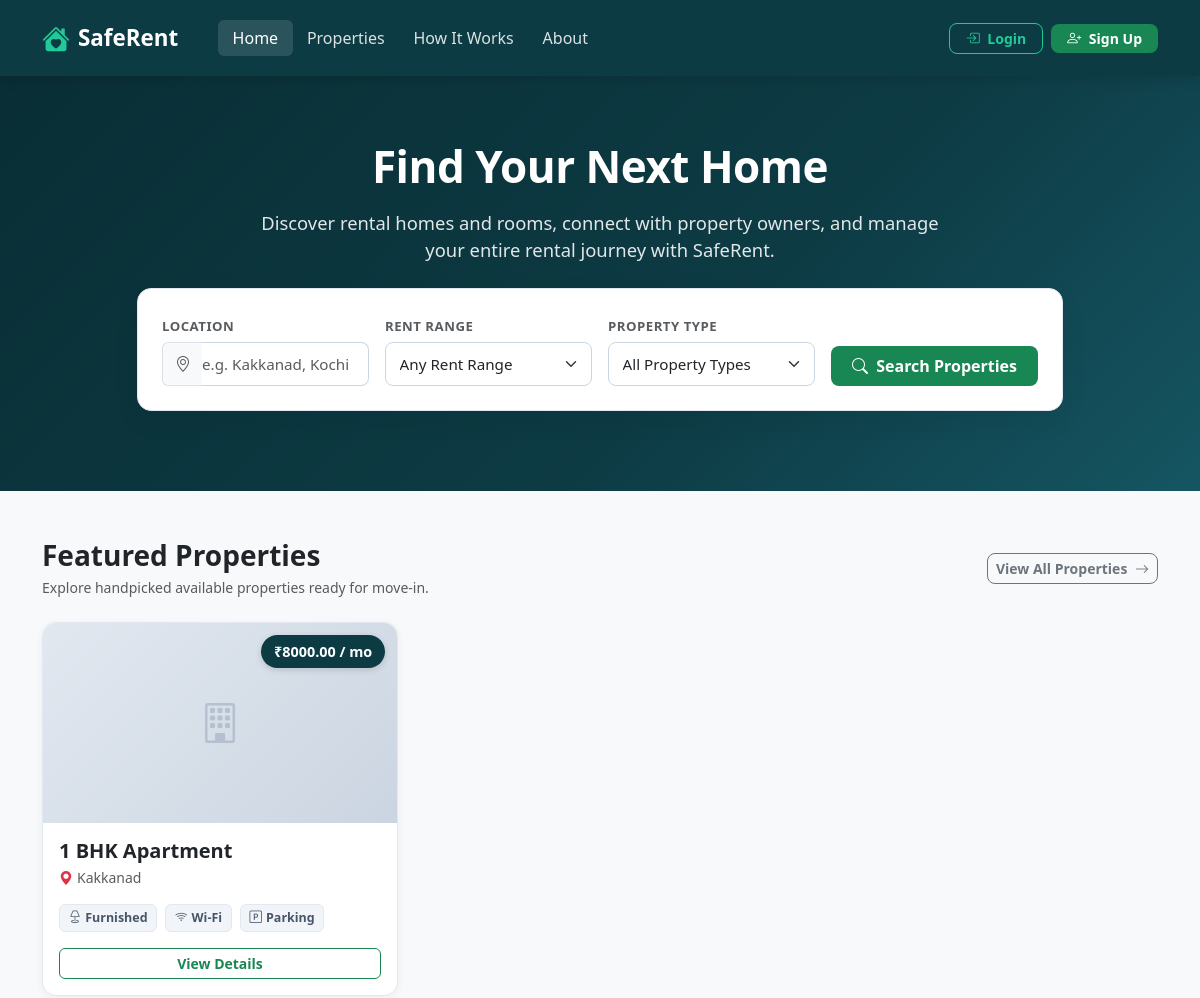
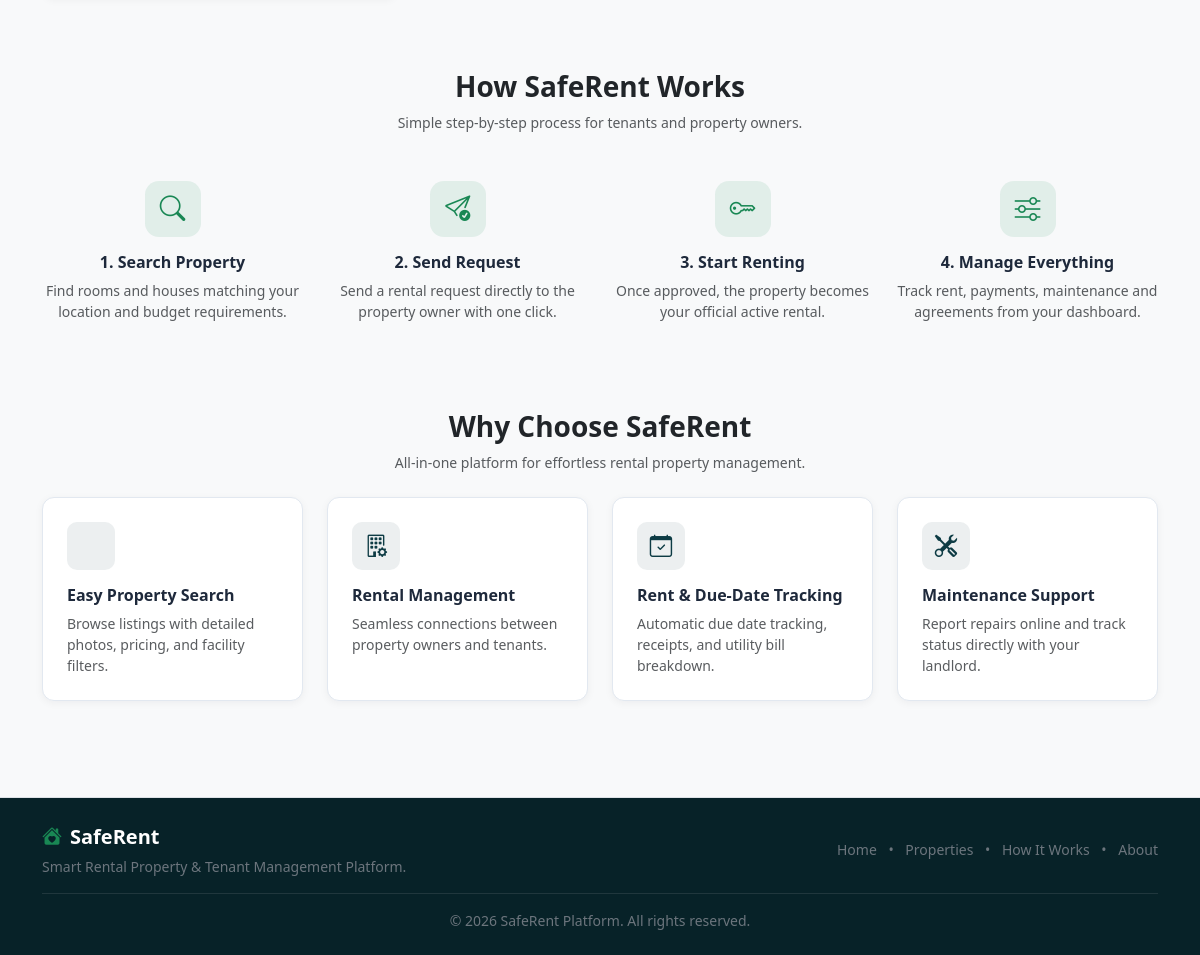
The page / on the database its author committed (2 pictures, top to bottom).
### core/models.py (models this page shows, shortened)
class Property(models.Model):
    PROPERTY_TYPE_CHOICES = [
        ('APARTMENT', 'Apartment'),
        ('HOUSE', 'House'),
        ('ROOM', 'Single Room'),
        ('SHARED', 'Shared Room'),
    ]
    FURNISHED_STATUS_CHOICES = [
        ('FURNISHED', 'Furnished'),
        ('SEMI', 'Semi-Furnished'),
        ('UNFURNISHED', 'Unfurnished'),
    ]
    owner = models.ForeignKey(
        settings.AUTH_USER_MODEL,
        on_delete=models.CASCADE,
        related_name='properties',
        help_text="Property owner user"
    )
    title = models.CharField(max_length=200, help_text="Property listing title")
    description = models.TextField(help_text="Detailed description of the property")
    location = models.CharField(max_length=100, help_text="City / Area / Locality")
    address = models.TextField(help_text="Full address of the property")
    monthly_rent = models.DecimalField(
        max_digits=10,
        decimal_places=2,
        help_text="Monthly rent amount in ₹"
    )
    security_deposit = models.DecimalField(
        max_digits=10,
        decimal_places=2,
        default=0,
        help_text="Security deposit amount in ₹"
    )
    property_type = models.CharField(
        max_length=20,
        choices=PROPERTY_TYPE_CHOICES,
        default='APARTMENT'
    )
    bedrooms = models.PositiveIntegerField(default=1)
    bathrooms = models.PositiveIntegerField(default=1)
    furnished_status = models.CharField(
        max_length=20,
        choices=FURNISHED_STATUS_CHOICES,
        default='UNFURNISHED'
    )
    wifi_available = models.BooleanField(default=False, verbose_name="Wi-Fi Available")
    parking_available = models.BooleanField(default=False, verbose_name="Parking Available")
    other_amenities = models.TextField(
        blank=True,
        help_text="Other facilities (e.g. Gym, Power Backup, Elevator, Security)"
    )
    is_available = models.BooleanField(default=True, verbose_name="Available for Rent")
    created_at = models.DateTimeField(auto_now_add=True)
    updated_at = models.DateTimeField(auto_now=True)
    class Meta:
        ordering = ['-created_at']
        verbose_name = "Property"
        verbose_name_plural = "Properties"
    @property
    def main_image(self):
        first_img = self.images.first()
        return first_img.image.url if first_img else None

### core/views.py (the view)
# urls.py: path('', views.home, name='home'),
def home(request):
    featured_properties = Property.objects.filter(is_available=True).order_by('-created_at')[:6]
    return render(request, 'core/home.html', {
        'featured_properties': featured_properties
    })

### core/templates/core/home.html (shortened to what this page needs)
{% extends 'base.html' %}
{% load static %}
{% block content %}
<div class="sr-hero-wrapper text-center mb-5">
    <div class="container">
        <h1 class="sr-hero-title mb-3">Find Your Next Home</h1>
        <p class="sr-hero-subtitle mb-4">
            Discover rental homes and rooms, connect with property owners, and manage your entire rental journey with SafeRent.
        </p>
        <div class="row justify-content-center">
            <div class="col-lg-10">
                <div class="sr-search-card text-start">
                    <form action="{% url 'core:properties' %}" method="GET">
                        <div class="row g-3 align-items-end">
                            <div class="col-md-3">
                                <label for="searchLocation" class="form-label fw-semibold small text-muted">Location</label>
                                <div class="input-group">
                                    <span class="input-group-text bg-light border-end-0 text-muted">
                                        <i class="bi bi-geo-alt"></i>
                                    </span>
                                    <input type="text" name="location" class="form-control border-start-0 ps-0" id="searchLocation" placeholder="e.g. Kakkanad, Kochi">
                                </div>
                            </div>
                            <div class="col-md-3">
                                <label for="searchRent" class="form-label fw-semibold small text-muted">Rent Range</label>
                                <select name="rent_range" class="form-select" id="searchRent">
                                    <option value="" selected>Any Rent Range</option>
                                </select>
                            </div>
                            <div class="col-md-3">
                                <label for="searchType" class="form-label fw-semibold small text-muted">Property Type</label>
                                <select name="property_type" class="form-select" id="searchType">
                                    <option value="ALL" selected>All Property Types</option>
                                </select>
                            </div>
                            <div class="col-md-3">
                                <button type="submit" class="btn sr-btn-primary w-100 py-2">
                                    <i class="bi bi-search me-1"></i> Search Properties
                                </button>
                            </div>
                        </div>
                    </form>
                </div>
            </div>
        </div>
    </div>
</div>
<div class="container">
    <section class="mb-5">
        <div class="d-flex align-items-center justify-content-between mb-4">
            <div>
                <h3 class="fw-bold text-dark mb-1">Featured Properties</h3>
                <p class="text-muted small mb-0">Explore handpicked available properties ready for move-in.</p>
            </div>
            <a href="{% url 'core:properties' %}" class="btn btn-outline-secondary btn-sm rounded-3 fw-semibold">
                View All Properties <i class="bi bi-arrow-right ms-1"></i>
            </a>
        </div>
        {% if featured_properties %}
            <div class="row g-4">
                {% for property in featured_properties %}
                    <div class="col-md-4">
                        <div class="sr-property-card h-100 d-flex flex-column">
                            <div class="sr-property-img-placeholder position-relative" style="height: 200px; overflow: hidden; background-color: #f8f9fa;">
                                {% if property.main_image %}
                                    <img src="{{ property.main_image }}" class="w-100 h-100 object-fit-cover" alt="{{ property.title }}">
                                {% else %}
                                    <div class="d-flex align-items-center justify-content-center h-100 text-secondary">
                                        <i class="bi bi-building fs-1 opacity-50"></i>
                                    </div>
                                {% endif %}
                                <span class="sr-rent-badge">₹{{ property.monthly_rent }} / mo</span>
                            </div>
                            <div class="p-3 d-flex flex-column flex-grow-1">
                                <h5 class="fw-bold text-dark mb-1 text-truncate" title="{{ property.title }}">{{ property.title }}</h5>
                                <p class="text-muted small mb-3 text-truncate">
                                    <i class="bi bi-geo-alt-fill text-danger me-1"></i>{{ property.location }}
                                </p>
                                <div class="d-flex flex-wrap gap-2 mb-3">
                                    <span class="sr-facility-badge"><i class="bi bi-lamp me-1"></i>{{ property.get_furnished_status_display }}</span>
                                    {% if property.wifi_available %}
                                        <span class="sr-facility-badge"><i class="bi bi-wifi me-1"></i>Wi-Fi</span>
                                    {% endif %}
                                    {% if property.parking_available %}
                                        <span class="sr-facility-badge"><i class="bi bi-p-square me-1"></i>Parking</span>
                                    {% endif %}
                                </div>
                                <div class="mt-auto">
                                    <a href="{% url 'core:public_property_detail' property.pk %}" class="btn btn-outline-success btn-sm w-100 fw-semibold rounded-2">
                                        View Details
                                    </a>
                                </div>
                            </div>
                        </div>
                    </div>
                {% endfor %}
            </div>
        {% endif %}
    </section>
    <section class="py-4 my-4">
        <div class="text-center mb-5">
            <h3 class="fw-bold text-dark mb-2">How SafeRent Works</h3>
            <p class="text-muted small">Simple step-by-step process for tenants and property owners.</p>
        </div>
        <div class="row g-4 text-center">
            <div class="col-md-3">
                <div class="d-flex flex-column align-items-center">
                    <div class="sr-step-icon">
                        <i class="bi bi-search"></i>
                    </div>
                    <h6 class="fw-bold mb-2">1. Search Property</h6>
                    <p class="text-muted small">Find rooms and houses matching your location and budget requirements.</p>
                </div>
            </div>
            <div class="col-md-3">
                <div class="d-flex flex-column align-items-center">
                    <div class="sr-step-icon">
                        <i class="bi bi-send-check"></i>
                    </div>
                    <h6 class="fw-bold mb-2">2. Send Request</h6>
                    <p class="text-muted small">Send a rental request directly to the property owner with one click.</p>
                </div>
            </div>
            <div class="col-md-3">
                <div class="d-flex flex-column align-items-center">
                    <div class="sr-step-icon">
                        <i class="bi bi-key"></i>
                    </div>
                    <h6 class="fw-bold mb-2">3. Start Renting</h6>
                    <p class="text-muted small">Once approved, the property becomes your official active rental.</p>
                </div>
            </div>
            <div class="col-md-3">
                <div class="d-flex flex-column align-items-center">
                    <div class="sr-step-icon">
                        <i class="bi bi-sliders"></i>
                    </div>
                    <h6 class="fw-bold mb-2">4. Manage Everything</h6>
                    <p class="text-muted small">Track rent, payments, maintenance and agreements from your dashboard.</p>
                </div>
            </div>
        </div>
    </section>
    <section class="my-5">
        <div class="text-center mb-4">
            <h3 class="fw-bold text-dark mb-2">Why Choose SafeRent</h3>
            <p class="text-muted small">All-in-one platform for effortless rental property management.</p>
        </div>
        <div class="row g-4">
            <div class="col-md-6 col-lg-3">
                <div class="sr-feature-card h-100">
                    <div class="sr-feature-icon mb-3">
                    </div>
                    <h6 class="fw-bold mb-2">Easy Property Search</h6>
                    <p class="text-muted small mb-0">Browse listings with detailed photos, pricing, and facility filters.</p>
                </div>
            </div>
            <div class="col-md-6 col-lg-3">
                <div class="sr-feature-card h-100">
                    <div class="sr-feature-icon mb-3">
                        <i class="bi bi-building-gear"></i>
                    </div>
                    <h6 class="fw-bold mb-2">Rental Management</h6>
                    <p class="text-muted small mb-0">Seamless connections between property owners and tenants.</p>
                </div>
            </div>
            <div class="col-md-6 col-lg-3">
                <div class="sr-feature-card h-100">
                    <div class="sr-feature-icon mb-3">
                        <i class="bi bi-calendar-check"></i>
                    </div>
                    <h6 class="fw-bold mb-2">Rent &amp; Due-Date Tracking</h6>
                    <p class="text-muted small mb-0">Automatic due date tracking, receipts, and utility bill breakdown.</p>
                </div>
            </div>
            <div class="col-md-6 col-lg-3">
                <div class="sr-feature-card h-100">
                    <div class="sr-feature-icon mb-3">
                        <i class="bi bi-tools"></i>
                    </div>
                    <h6 class="fw-bold mb-2">Maintenance Support</h6>
                    <p class="text-muted small mb-0">Report repairs online and track status directly with your landlord.</p>
                </div>
            </div>
        </div>
    </section>
</div>
{% endblock %}

### static/css/style.css (style rules this page uses)
:root { --sr-dark-teal: #0d3b44; --sr-dark-teal-hover: #07282e; --sr-green-accent: #198754; --sr-green-accent-hover: #146c43; --sr-light-bg: #f8f9fa; --sr-card-bg: #ffffff; --sr-text-dark: #1e293b; --sr-text-muted: #64748b; --sr-border-color: #e2e8f0; --sr-shadow-sm: 0 2px 8px rgba(15, 23, 42, 0.05); --sr-shadow-md: 0 10px 25px rgba(15, 23, 42, 0.08); }
body { background-color: var(--sr-light-bg); color: var(--sr-text-dark); font-family: 'Segoe UI', Roboto, -apple-system, BlinkMacSystemFont, sans-serif; min-height: 100vh; display: flex; flex-direction: column; }
.sr-btn-primary { background-color: var(--sr-green-accent); color: #ffffff !important; font-weight: 600; border-radius: 8px; border: none; transition: all 0.2s ease; }
.sr-hero-wrapper { background: linear-gradient(135deg, #092e35 0%, var(--sr-dark-teal) 60%, #155562 100%); color: #ffffff; padding: 4rem 1rem 5rem 1rem; }
.sr-hero-title { font-weight: 800; font-size: 2.75rem; letter-spacing: -0.5px; }
.sr-hero-subtitle { font-size: 1.15rem; color: rgba(255, 255, 255, 0.88); max-width: 680px; margin: 0 auto; }
.sr-search-card { background: #ffffff; border-radius: 14px; box-shadow: var(--sr-shadow-md); padding: 1.5rem; border: 1px solid var(--sr-border-color); }
.sr-search-card label { font-size: 0.825rem; font-weight: 700; text-transform: uppercase; letter-spacing: 0.5px; color: var(--sr-text-dark); margin-bottom: 0.35rem; }
.sr-search-card .form-control, .sr-search-card .form-select { border-radius: 8px; border: 1px solid #cbd5e1; padding: 0.6rem 0.85rem; font-size: 0.95rem; }
.sr-property-card { background: #ffffff; border-radius: 14px; border: 1px solid var(--sr-border-color); box-shadow: var(--sr-shadow-sm); overflow: hidden; transition: transform 0.2s ease, box-shadow 0.2s ease; }
.sr-property-img-placeholder { height: 190px; background: linear-gradient(135deg, #e2e8f0 0%, #cbd5e1 100%); display: flex; align-items: center; justify-content: center; position: relative; }
.sr-property-img-placeholder i { font-size: 3.5rem; color: #94a3b8; }
.sr-rent-badge { position: absolute; top: 12px; right: 12px; background-color: var(--sr-dark-teal); color: #ffffff; font-weight: 700; font-size: 0.9rem; padding: 0.35rem 0.8rem; border-radius: 20px; box-shadow: 0 2px 6px rgba(0,0,0,0.15); }
.sr-facility-badge { background-color: #f1f5f9; color: #475569; font-size: 0.78rem; font-weight: 600; padding: 0.3em 0.7em; border-radius: 6px; border: 1px solid #e2e8f0; }
.sr-step-icon { width: 56px; height: 56px; border-radius: 14px; background-color: rgba(25, 135, 84, 0.1); color: var(--sr-green-accent); display: flex; align-items: center; justify-content: center; font-size: 1.6rem; margin-bottom: 1rem; }
.sr-feature-card { background: #ffffff; border-radius: 12px; border: 1px solid var(--sr-border-color); padding: 1.5rem; box-shadow: var(--sr-shadow-sm); transition: all 0.2s ease; }
.sr-feature-icon { width: 48px; height: 48px; border-radius: 10px; background-color: rgba(13, 59, 68, 0.08); color: var(--sr-dark-teal); display: flex; align-items: center; justify-content: center; font-size: 1.4rem; }

### rows shown on the page
Property: monthly_rent "8000.00", title "1 BHK Apartment", location "Kakkanad", furnished_status "Furnished", wifi_available True (drawn), parking_available True (drawn)
